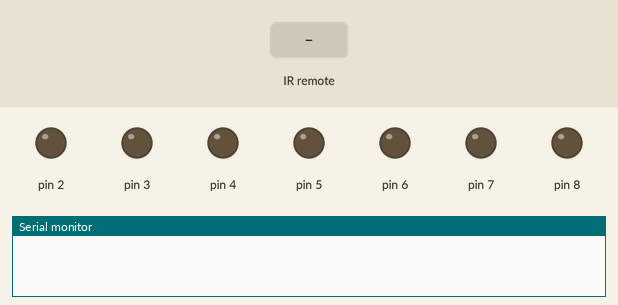
A sketch run on a simulated Arduino Uno, built with avr-gcc and run on an emulated ATmega328P. Shown: output pins drawn as LEDs (lit = HIGH), the last lines printed to the serial monitor. The inputs (shaded band) are chosen by the test bench.

Above: at 1.2 s.
1.3 s: infrared code 0xFFA25D received
At 2.1 s:
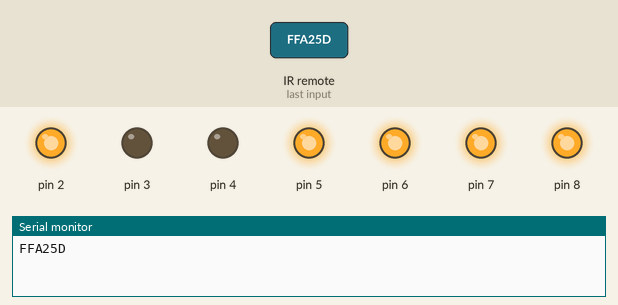
2.8 s: infrared code 0xFF629D received
At 3.3 s:
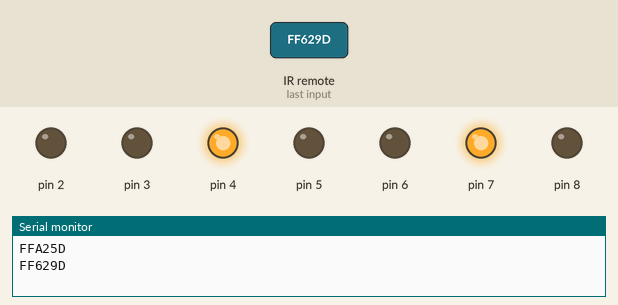
4.3 s: infrared code 0xFFE21D received
At 5.5 s:
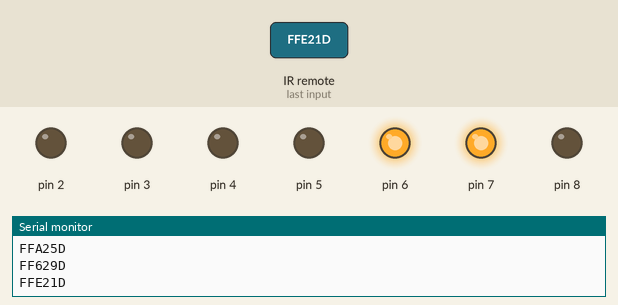
5.8 s: infrared code 0xFF22DD received
At 6.8 s:
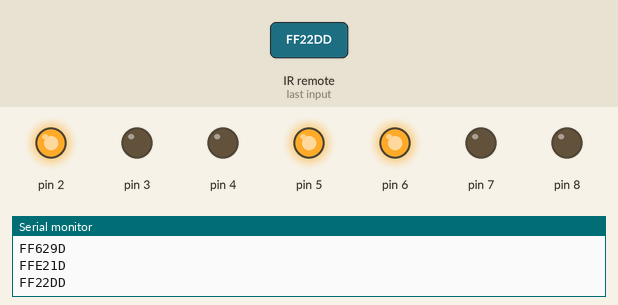
7.3 s: infrared code 0xFF02FD received
At 8.0 s:
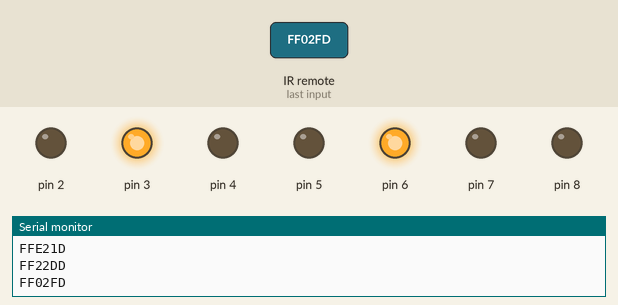
8.8 s: infrared code 0xFFC23D received
At 9.1 s:
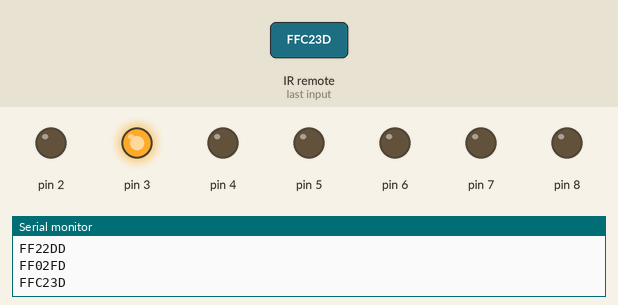
Timing chart, 0 to 11.3 s (numbered marks = the images above; inputs shaded):
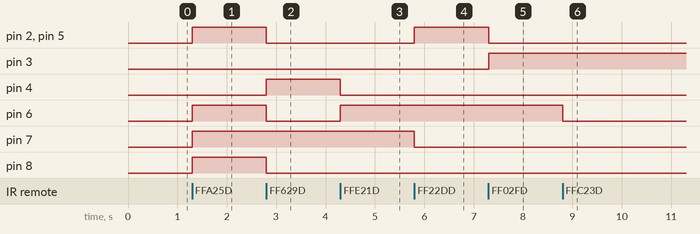

Measured:
- after the input at 1.3 s, pin 2, pin 5–8: LOW → HIGH at once
- after the input at 2.8 s, pin 2, pin 5, pin 6, pin 8: HIGH → LOW at once; pin 4: LOW → HIGH at once
- after the input at 4.3 s, pin 4: HIGH → LOW at once; pin 6: LOW → HIGH at once
- after the input at 5.8 s, pin 2, pin 5: LOW → HIGH at once; pin 7: HIGH → LOW at once
- after the input at 7.3 s, pin 2, pin 5: HIGH → LOW at once; pin 3: LOW → HIGH at once
- after the input at 8.8 s, pin 6: HIGH → LOW at once

The sketch:

sketch_dec12a.ino
```cpp
long b1 = 0xFFA25D;
long b2 = 0xFF629D;// Yeşil renk için kullanılan U.K. kodu
long b3 = 0xFFE21D;// Mavi renk için kullanılan U.K. kodu
long b4= 0xFF22DD;// Sarı renk için kullanılan U.K. kodu
long b5 = 0xFF02FD;// Mor renk için kullanılan U.K. kodu
long b6 = 0xFFC23D;// Turkuaz renk için kullanılan U.K. kodu
long b7 = 0xFFE01F;// Beyaz renk için kullanılan U.K. kodu
long b8 = 0xFFA857;
long b9 = 0xFF906F;
long b0 = 0xFF9867;
long by = 0xFF18E7;
long ba = 0xFF4AB5;

#include <IRremote.h>
int RECV_PIN = 11;
IRrecv irrecv(RECV_PIN);
decode_results results;
void setup()
{
Serial.begin(9600);
irrecv.enableIRIn(); // IR alıcıyı başlatır.
for (int i=2;i<=8;i++) pinMode(i, OUTPUT);
}
void loop() {
if (irrecv.decode(&results)) {
Serial.println(results.value, HEX);
if (results.value==b1) bir();
if (results.value==b2) iki();
if (results.value==b3) uc();
if (results.value==b4) dort();
if (results.value==b5) bes();
if (results.value==b6) alti();
if (results.value==b7) yedi();
if (results.value==b8) sekiz();
if (results.value==b9) dokuz();
if (results.value==b0) sifir();
if (results.value==by) ilerisay();
if (results.value==ba) gerisay();
irrecv.resume(); // Sıradaki değeri algılar
}
}
void ilerisay(){
sifir(); delay(1000);
bir(); delay(1000);
iki(); delay(1000);
uc(); delay(1000);
dort(); delay(1000);
bes(); delay(1000);
alti(); delay(1000);
yedi(); delay(1000);
sekiz(); delay(1000);
dokuz(); delay(1000);
}
void gerisay(){
dokuz(); delay(1000);
sekiz(); delay(1000);
yedi(); delay(1000);
alti(); delay(1000);
bes(); delay(1000);
dort(); delay(1000);
uc(); delay(1000);
iki(); delay(1000);
bir(); delay(1000);
sifir(); delay(1000);
}
void sifir() {
digitalWrite(2, 0); //a
digitalWrite(3, 0); //b
digitalWrite(4, 0); //c
digitalWrite(5, 0); //d
digitalWrite(6, 0); //e
digitalWrite(7, 0); //f
digitalWrite(8, 1); //g
}
void bir() {
digitalWrite(2, 1); //a
digitalWrite(3, 0); //b
digitalWrite(4, 0); //c
digitalWrite(5, 1); //d
digitalWrite(6, 1); //e
digitalWrite(7, 1); //f
digitalWrite(8, 1); //g
}
void iki() {
digitalWrite(2, 0); //a
digitalWrite(3, 0); //b
digitalWrite(4, 1); //c
digitalWrite(5, 0); //d
digitalWrite(6, 0); //e
digitalWrite(7, 1); //f
digitalWrite(8, 0); //g
}
void uc() {
digitalWrite(2, 0); //a
digitalWrite(3, 0); //b
digitalWrite(4, 0); //c
digitalWrite(5, 0); //d
digitalWrite(6, 1); //e
digitalWrite(7, 1); //f
digitalWrite(8, 0); //g
}
void dort() {
digitalWrite(2, 1); //a
digitalWrite(3, 0); //b
digitalWrite(4, 0); //c
digitalWrite(5, 1); //d
digitalWrite(6, 1); //e
digitalWrite(7, 0); //f
digitalWrite(8, 0); //g
}
void bes() {
digitalWrite(2, 0); //a
digitalWrite(3, 1); //b
digitalWrite(4, 0); //c
digitalWrite(5, 0); //d
digitalWrite(6, 1); //e
digitalWrite(7, 0); //f
digitalWrite(8, 0); //g
}
void alti() {
digitalWrite(2, 0); //a
digitalWrite(3, 1); //b
digitalWrite(4, 0); //c
digitalWrite(5, 0); //d
digitalWrite(6, 0); //e
digitalWrite(7, 0); //f
digitalWrite(8, 0); //g
}
void yedi() {
digitalWrite(2, 0); //a
digitalWrite(3, 0); //b
digitalWrite(4, 0); //c
digitalWrite(5, 1); //d
digitalWrite(6, 1); //e
digitalWrite(7, 1); //f
digitalWrite(8, 1); //g
}
void sekiz() {
digitalWrite(2, 0); //a
digitalWrite(3, 0); //b
digitalWrite(4, 0); //c
digitalWrite(5, 0); //d
digitalWrite(6, 0); //e
digitalWrite(7, 0); //f
digitalWrite(8, 0); //g
}
void dokuz() {
digitalWrite(2, 0); //a
digitalWrite(3, 0); //b
digitalWrite(4, 0); //c
digitalWrite(5, 0); //d
digitalWrite(6, 1); //e
digitalWrite(7, 0); //f
digitalWrite(8, 0); //g
}
```
